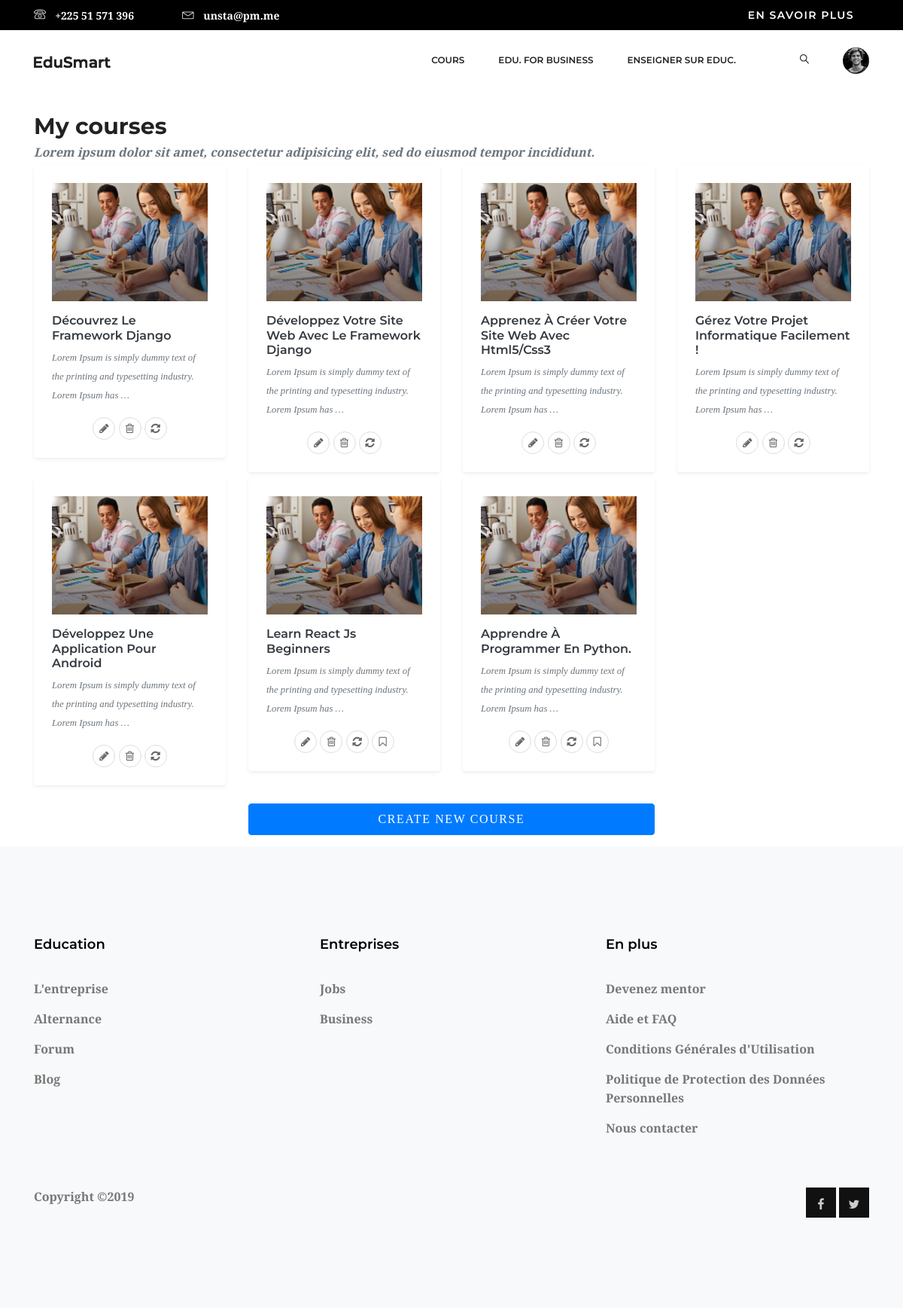
The app's page /cours/ (signed in) with its own data.
### cours/models.py (models this page shows, shortened)
class Cours(models.Model):
    instructeur = models.ForeignKey(User, on_delete=models.CASCADE)
    etudiants = models.ManyToManyField(User, related_name='rejoindre_cours', blank=True)
    matiere = models.ForeignKey(Matieres, related_name='cours', on_delete=models.CASCADE)
    title = models.CharField('Titre du Cours', max_length=200)
    slug = models.SlugField('URL', max_length=200, unique=True)
    resume = models.TextField()
    date_de_creation = models.DateField('Date de création du Cours', auto_now_add=True)
    class Meta:
        ordering = ['-date_de_creation']
    def get_absolute_url(self):
        return reverse('cours:cours_detail', args=[self.slug])
    def get_edit_url(self):
        return reverse('cours:cours_edit', args=[self.id])
    def get_delete_url(self):
        return reverse('cours:cours_delete', args=[self.id])
    def get_update_url(self):
        return reverse('cours:cours_module_update', args=[self.id])

### cours/views.py (the view)
# urls.py: path('', views.GestionCoursListView.as_view(), name='gestion_liste_cours'),
class GestionCoursListView(InstructeurCoursMixin, ListView):
    template_name = 'cours/gestion/cours/liste_cours.html'

### cours/views.py (called while the page is built)
    def get_queryset(self):
        queryset = super(InstructeurMixin, self).get_queryset()
        return queryset.filter(instructeur=self.request.user)

### cours/templates/cours/gestion/cours/liste_cours.html (shortened to what this page needs)
{% extends "base.html" %}
{% block content %}
    <div class="popular_courses">
        <div class="container">
            <h2 class="font-weight-bold mb-1">My courses</h2>
            <p class="font-italic text-muted mb-1">Lorem ipsum dolor sit amet, consectetur adipisicing elit, sed do eiusmod tempor incididunt.</p>
            <div class="row pb-3">
                {% for cours in object_list %}
                    <div class="col-lg-3 col-md-6 mb-3 mb-lg-2">
                        <div class="card rounded shadow-sm border-0">
                            <div class="card-body p-4">
                                <img class="img-fluid d-block mx-auto mb-3" src="{{ STATIC_PREFIX }}img/trainer1.jpg" alt="{{ c.title }}">
                                <h5><a href="{{ cours.get_absolute_url }}" class="text-dark">
                                    {{ cours.title|title|safe }}
                                </a></h5>
                                <p class="small text-muted font-italic">
                                    {{ cours.resume|safe|truncatewords:15 }}
                                </p>
                                <ul class="text-center manage mb-0 list-inline mt-3">
                                    <li class="list-inline-item m-0">
                                        <a href="{{ cours.get_edit_url }}" title="Editer le contenu" class="manage-link">
                                            <i class="fa fa-pencil"></i>
                                        </a>
                                    </li>
                                    <li class="list-inline-item m-0">
                                        <a href="{{ cours.get_delete_url }}" title="Supprimer ce cours" class="manage-link">
                                            <i class="fa fa-trash-o"></i>
                                        </a>
                                    </li>
                                    <li class="list-inline-item m-0">
                                        <a href="{{ cours.get_update_url }}" title="Mettre à jour les modules" class="manage-link">
                                            <i class="fa fa-refresh"></i>
                                        </a>
                                    </li>
                                    {% if cours.modules.count > 0 %}
                                        <li class="list-inline-item m-0">
                                            <a href="{% url "cours:module_content_liste" cours.modules.first.id %}" title="Gestion de contenu" class="manage-link">
                                                <i class="fa fa-bookmark-o"></i>
                                            </a>
                                        </li>
                                    {% endif %}
                                </ul>
                            </div>
                        </div>
                    </div>
                {% empty %}
                    <p class="font-italic text-muted mb-1">You haven't created any courses yet.</p>
                {% endfor %}
            </div>
            <div class="row d-flex justify-content-center">
                <div class="col-lg-6">
                    <a href="create/" class="btn btn-primary shadow-none rounded-pill py-2 btn-block text-uppercase">Create new course</a>
                </div>
            </div>
        </div>
    </div>
{% endblock %}

### records on screen
Cours: title "Découvrez Le Framework Django", resume "Lorem Ipsum is simply dummy text of the printing and typesetting industry. Lorem Ipsum has …"
Cours: title "Développez Votre Site Web Avec Le Framework Django", resume "Lorem Ipsum is simply dummy text of the printing and typesetting industry. Lorem Ipsum has …"
Cours: title "Apprenez À Créer Votre Site Web Avec Html5/Css3", resume "Lorem Ipsum is simply dummy text of the printing and typesetting industry. Lorem Ipsum has …"
Cours: title "Gérez Votre Projet Informatique Facilement !", resume "Lorem Ipsum is simply dummy text of the printing and typesetting industry. Lorem Ipsum has …"
Cours: title "Développez Une Application Pour Android", resume "Lorem Ipsum is simply dummy text of the printing and typesetting industry. Lorem Ipsum has …"
Cours: title "Learn React Js Beginners", resume "Lorem Ipsum is simply dummy text of the printing and typesetting industry. Lorem Ipsum has …"
Cours: title "Apprendre À Programmer En Python.", resume "Lorem Ipsum is simply dummy text of the printing and typesetting industry. Lorem Ipsum has …"
